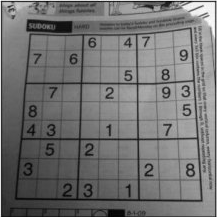
#> input picture checker.png, 217 x 217 px
$ jupyter execute SIFT.ipynb   (older library calls are emulated)
#> lines starting #> are read from the running program, lines starting #| are printed output that depends on the picture
[cell 1]
import cv2
import numpy as np
from matplotlib import pyplot as plt

img = cv2.imread('checker.png')
#> img is the input picture: shape (217, 217, 3); min 0, max 255, mean 114
gray= cv2.cvtColor(img,cv2.COLOR_BGR2GRAY)

sift = cv2.SIFT()
kp = sift.detect(gray,None)
#> kp = 472 keypoints; strongest (x, y, size): (190, 167, 2), (183, 53, 2.3), (190, 172, 2.5), (166, 90, 2.3)

img=cv2.drawKeypoints(gray,kp)
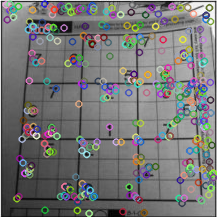
#> img: shape (217, 217, 3); mean of channels 0, 1, 2 117.1, 117.3, 117.1; drawn as B, G, R

#cv2.imwrite('sift_keypoints.jpg',img)
plt.imshow(img)
plt.show()
